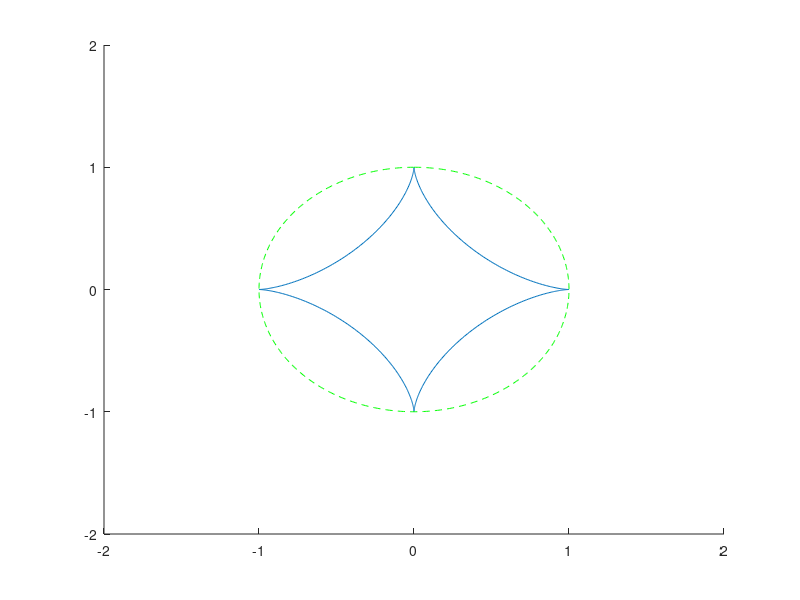

This figure's MATLAB source:
%{
Class : ENGR15100: Software Tools for Engineers
Instructor : Xiaoli Yang
Author : [Daniel Olsson]
Assignment : Lab [5]
File Name : DanielOlssonLab5Problem5.m
(eg: Xiaoli_Yang_LAB1_Problem1.m)
Date : [10]/[5]/[2021]
%}
%clear workspace
clear
%clear screen
clc
%display your name
disp('Daniel Olsson');
disp('Starting L5 P5');
%Start your source code here

%assigned questions

% 1)
t = [0:0.01:2*pi]

x = (cos(t)).^3
y = (sin(t)).^3

u = sin(t)
v = cos(t)

hold on
axis([-2, 2, -2, 2])

plot(x, y)

plot(u, v, 'g--')

%End your code
disp('Completed');